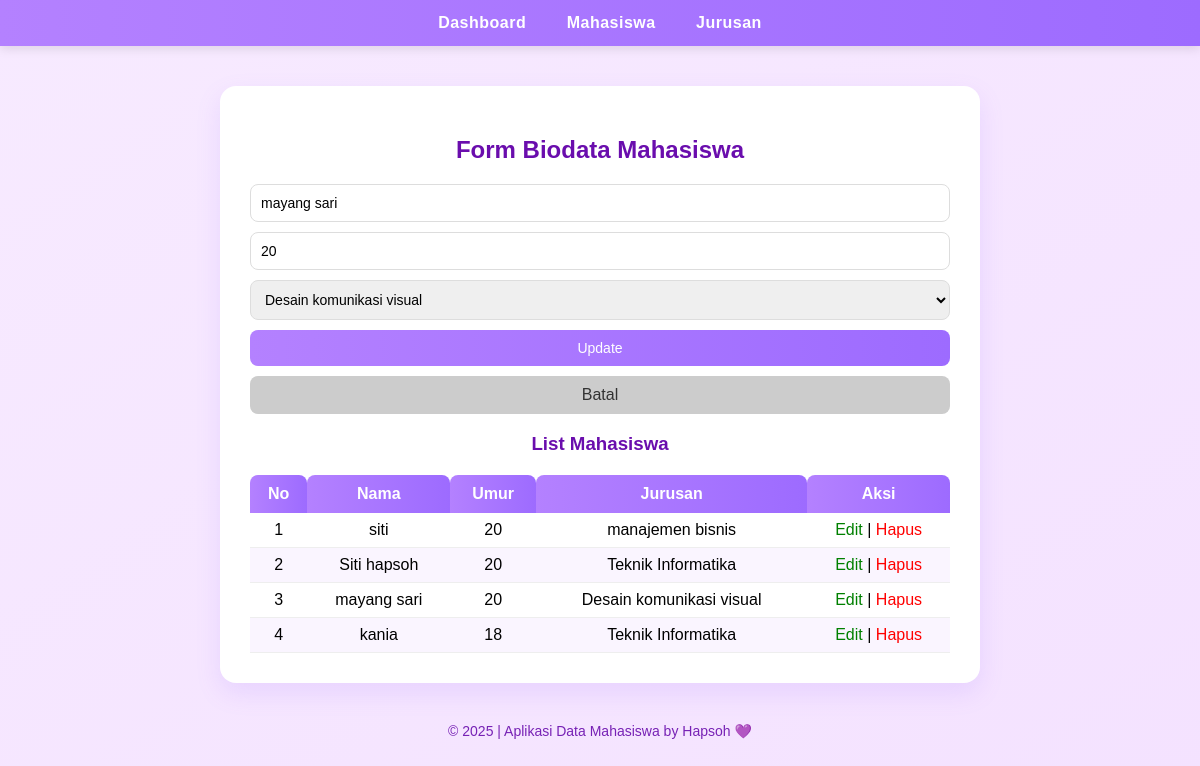
Page /pages/mahasiswa/index.php?edit=5 on the committed database.
### tables this page shows
CREATE TABLE `mahasiswa` (
  `id` int(11) NOT NULL,
  `nama` varchar(100) DEFAULT NULL,
  `umur` int(11) DEFAULT NULL,
  `jurusan_id` int(11) NOT NULL
);

CREATE TABLE `jurusan` (
  `id` int(11) NOT NULL,
  `nama` varchar(100) NOT NULL,
  `created_at` timestamp NOT NULL DEFAULT current_timestamp(),
  `updated_at` timestamp NOT NULL DEFAULT current_timestamp(),
  `deleted_at` timestamp NOT NULL DEFAULT current_timestamp()
);

### pages/mahasiswa/index.php (the view, shortened to what this page needs)
<?php
include '../../config/database.php';
include '../../templates/header.php';
$jurusan = $conn->query("SELECT * FROM jurusan");
$editData = null;
if (isset($_GET['edit'])) {
    $id = $_GET['edit'];
    $editData = $conn->query("SELECT * FROM mahasiswa WHERE id='$id'")->fetch_assoc();
}
$result = $conn->query("
    SELECT m.id, m.nama, m.umur, j.nama AS jurusan
    FROM mahasiswa m
    LEFT JOIN jurusan j ON m.jurusan_id = j.id
    ORDER BY m.id ASC
");
?>
<h2>Form Biodata Mahasiswa</h2>
<form method="POST">
    <input type="text" name="nama" placeholder="Masukkan nama" required
           value="<?= $editData['nama'] ?? '' ?>">
    <input type="number" name="umur" placeholder="Masukkan umur" required
           value="<?= $editData['umur'] ?? '' ?>">
    <select name="jurusan_id" required>
        <?php
        $jurusan->data_seek(0);
        while ($j = $jurusan->fetch_assoc()):
            $selected = isset($editData['jurusan_id']) && $editData['jurusan_id'] == $j['id'] ? 'selected' : '';
            echo "<option value='{$j['id']}' $selected>{$j['nama']}</option>";
        endwhile;
        ?>
    </select>
    <?php if ($editData): ?>
        <button type="submit" name="update">Update</button>
        <a href="index.php" class="batal-btn">Batal</a>
    <?php else: ?>
        <button type="submit" name="tambah">Simpan</button>
    <?php endif; ?>
</form>
<h3>List Mahasiswa</h3>
<table>
    <thead>
        <tr>
            <th>No</th>
            <th>Nama</th>
            <th>Umur</th>
            <th>Jurusan</th>
            <th>Aksi</th>
        </tr>
    </thead>
    <tbody>
        <?php $no = 1; while ($row = $result->fetch_assoc()): ?>
        <tr>
            <td><?= $no++ ?></td>
            <td><?= htmlspecialchars($row['nama']) ?></td>
            <td><?= $row['umur'] ?></td>
            <td><?= $row['jurusan'] ?: '-' ?></td>
            <td>
                <a href="?edit=<?= $row['id'] ?>" style="color:green; text-decoration:none;">Edit</a> |
                <a href="?hapus=<?= $row['id'] ?>" onclick="return confirm('Yakin mau hapus data ini?')"
                   style="color:red; text-decoration:none;">Hapus</a>
            </td>
        </tr>
        <?php endwhile; ?>
    </tbody>
</table>
<?php include '../../templates/footer.php'; ?>

### web1/style.css (style rules this page uses)
body { font-family: 'Poppins', sans-serif; background: linear-gradient(to bottom right, #f7eaff, #f4e2ff); margin: 0; padding: 0; min-height: 100vh; }
h1, h2, h3 { text-align: center; color: #6a0dad; }
form { display: flex; flex-direction: column; gap: 10px; margin-top: 20px; }
input, select { padding: 10px; border: 1px solid #ddd; border-radius: 8px; font-size: 14px; transition: 0.3s; }
button { background: linear-gradient(to right, #b481ff, #9d6bff); color: white; border: none; padding: 10px; border-radius: 8px; cursor: pointer; font-size: 14px; transition: all 0.3s ease; }
.batal-btn { display: inline-block; background: #ddd; color: #333; padding: 10px; border-radius: 8px; text-decoration: none; text-align: center; }
table { width: 100%; border-collapse: collapse; margin-top: 20px; }
th { background: linear-gradient(to right, #b481ff, #9d6bff); color: white; padding: 10px; border-top-left-radius: 8px; border-top-right-radius: 8px; }
td { border-bottom: 1px solid #eee; text-align: center; padding: 8px; }
tr:nth-child(even) { background: #faf5ff; }

### pages/mahasiswa/index.php (style rules this page uses)
.batal-btn { display: inline-block; background: #ccc; color: #333; padding: 10px; border-radius: 8px; text-decoration: none; }

### rows in the picture
mahasiswa: nama "mayang sari", umur "20", jurusan.nama "Desain komunikasi visual"
mahasiswa: nama "siti", umur "20", jurusan.nama "manajemen bisnis"
mahasiswa: nama "Siti hapsoh", umur "20", jurusan.nama "Teknik Informatika"
mahasiswa: nama "kania", umur "18", jurusan.nama "Teknik Informatika"

### other values in the picture
form field jurusan_id "Desain komunikasi visual"
